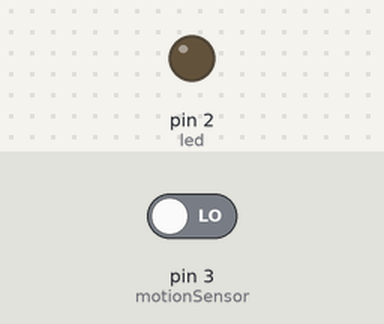
A sketch run on a simulated Arduino Uno, built with avr-gcc and run on an emulated ATmega328P. Parts: output pins drawn as LEDs (lit = HIGH). The inputs (shaded band) are chosen by the test bench; at power-on: pin 3 (motionSensor) LOW. What the sketch prints to the serial monitor is not drawn.

Above: at 1.2 s.
1.3 s: pin 3 (motionSensor) driven HIGH
At 2.3 s:
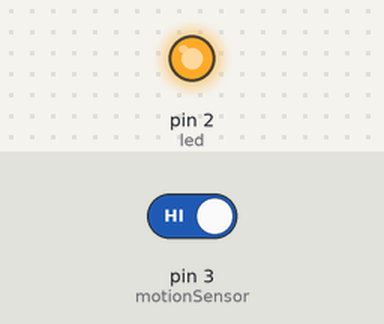
2.8 s: pin 3 (motionSensor) driven LOW
At 3.5 s:
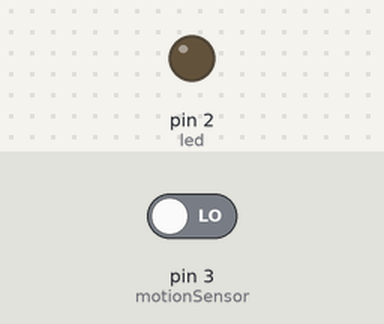
Timing chart, 0 to 5.8 s (numbered marks = the images above; inputs shaded):
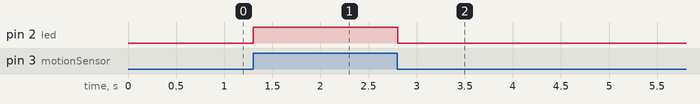

The sketch:

lightcode.ino
```cpp
const int led = 2;
const int motionSensor = 3;

void setup(){
  Serial.begin(115200);
  pinMode(led, OUTPUT);
  pinMode(motionSensor, INPUT);
}

void loop(){
  bool onOff = digitalRead(motionSensor);

  if(onOff){
    Serial.println("its on!");
    digitalWrite(led, HIGH);
    //delay(300000);
    //delay(5000);
  }
  else{
    Serial.println("its off!");
    digitalWrite(led, LOW);
  }
}
```

Measured:
- after the input at 1.3 s, pin 2 (led): LOW → HIGH at once
- after the input at 2.8 s, pin 2 (led): HIGH → LOW at once
